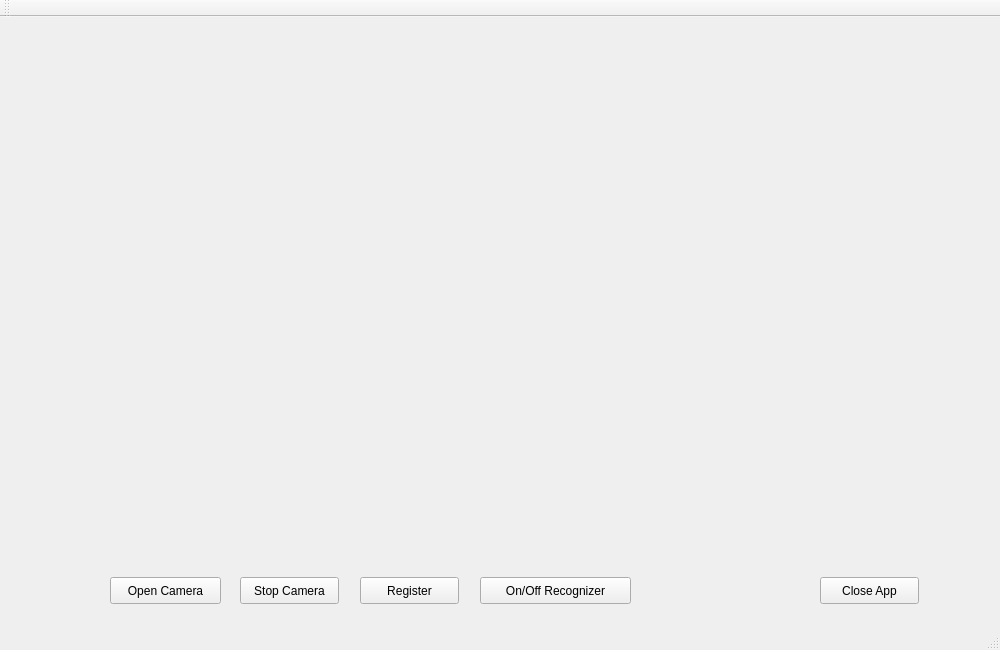
<?xml version="1.0" encoding="UTF-8"?>
<ui version="4.0">
 <class>MainWindow</class>
 <widget class="QMainWindow" name="MainWindow">
  <property name="geometry">
   <rect>
    <x>0</x>
    <y>0</y>
    <width>1000</width>
    <height>650</height>
   </rect>
  </property>
  <property name="windowTitle">
   <string>MainWindow</string>
  </property>
  <widget class="QWidget" name="centralWidget">
   <widget class="QPushButton" name="pushRegistration">
    <property name="geometry">
     <rect>
      <x>360</x>
      <y>560</y>
      <width>99</width>
      <height>27</height>
     </rect>
    </property>
    <property name="text">
     <string>Register</string>
    </property>
   </widget>
   <widget class="QPushButton" name="pushCheckIn">
    <property name="geometry">
     <rect>
      <x>480</x>
      <y>560</y>
      <width>151</width>
      <height>27</height>
     </rect>
    </property>
    <property name="text">
     <string>On/Off Recognizer</string>
    </property>
   </widget>
   <widget class="QLabel" name="imageScreen">
    <property name="geometry">
     <rect>
      <x>10</x>
      <y>10</y>
      <width>960</width>
      <height>540</height>
     </rect>
    </property>
    <property name="autoFillBackground">
     <bool>false</bool>
    </property>
    <property name="text">
     <string/>
    </property>
   </widget>
   <widget class="QPushButton" name="pushOpenCamera">
    <property name="geometry">
     <rect>
      <x>110</x>
      <y>560</y>
      <width>111</width>
      <height>27</height>
     </rect>
    </property>
    <property name="text">
     <string>Open Camera</string>
    </property>
   </widget>
   <widget class="QPushButton" name="pushCloseCamera">
    <property name="geometry">
     <rect>
      <x>240</x>
      <y>560</y>
      <width>99</width>
      <height>27</height>
     </rect>
    </property>
    <property name="text">
     <string>Stop Camera</string>
    </property>
   </widget>
   <widget class="QPushButton" name="pushCloseApp">
    <property name="geometry">
     <rect>
      <x>820</x>
      <y>560</y>
      <width>99</width>
      <height>27</height>
     </rect>
    </property>
    <property name="text">
     <string>Close App</string>
    </property>
   </widget>
  </widget>
  <widget class="QMenuBar" name="menuBar">
   <property name="geometry">
    <rect>
     <x>0</x>
     <y>0</y>
     <width>1000</width>
     <height>25</height>
    </rect>
   </property>
  </widget>
  <widget class="QToolBar" name="mainToolBar">
   <attribute name="toolBarArea">
    <enum>TopToolBarArea</enum>
   </attribute>
   <attribute name="toolBarBreak">
    <bool>false</bool>
   </attribute>
  </widget>
  <widget class="QStatusBar" name="statusBar"/>
 </widget>
 <layoutdefault spacing="6" margin="11"/>
 <resources/>
 <connections/>
</ui>
